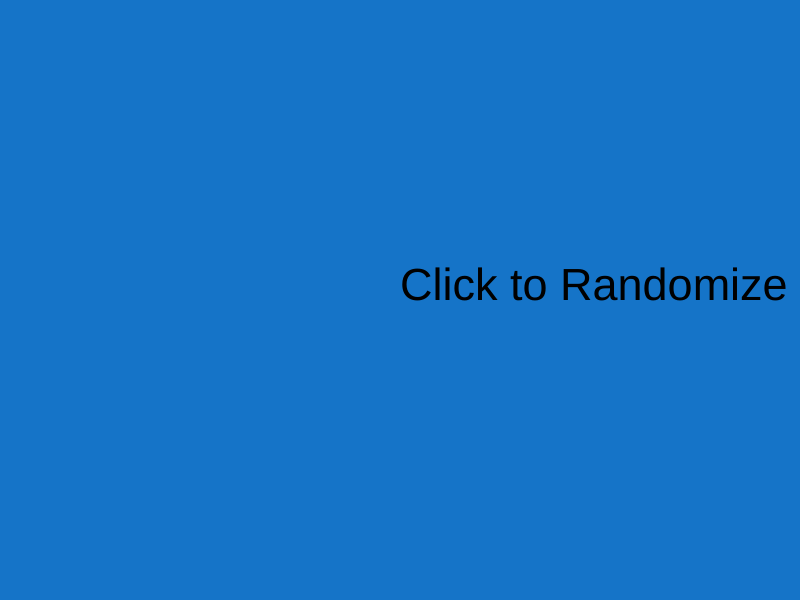
Frame 1 (no input)
Frame 60 (no input): identical to frame 1, image omitted
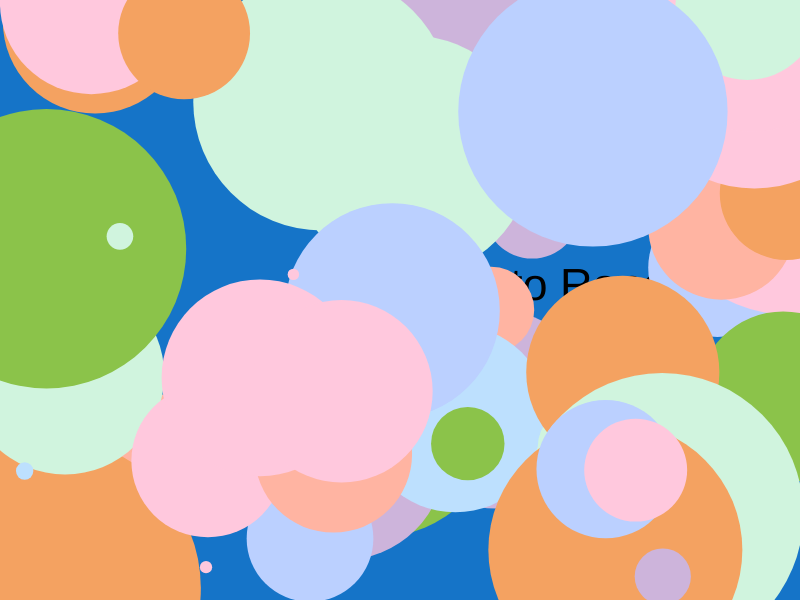
Frame 120 (the mouse pressed at the canvas centre since frame 60)

The p5.js sketch that drew these frames (run headless with seeded random() and noise() and a simulated clock; from frame 60 on, the mouse is pressed at the canvas centre):

// p5.js sketch
// ── sketch.js
//Boba Milkteas
let milkteas = [{
  name: "Brown sugar boba milktea",
  color: "brown and black"
}, {
  name:"Matcha latte",
  color:"green"
}, {
  name: "Thai tea",
  color: "orange"
}, {
  name: "Fruit tea",
  color:"rainbow color"
}];

let colorful = ["#cdb4db","#ffc8dd","#8BC34A", "#f4a261", "#bde0fe", "#ffc8dd","#ffb4a2","#bbd0ff", "#d0f4de"];

let randomIndex;

// let counter = 0

let animating = false;

function setup(){
  createCanvas(displayWidth,displayHeight);
  background(21,116,200);
  textSize(45);

  text("Click to Randomize", width/2, height/2);

  // setTimeout(changeBackground,2000);
//console.log("initial array is")
//console.log(milkteas);

//milkteas.pop();
//console.log("array after pop");
//console.log(milkteas);

//milkteas.push("oolong"):
//console.log("array after push")
//console.log(milkteas);

//milkteas.shift();
//console.log("array after shift");
//console.log(milkteas);

//milkteas.unshift("oolong"):
//console.log("array after unshift")
//console.log(milkteas);

// console.log(milkteas[1].color);

// console.log(milkteas[randomIndex].name);
// console.log(milkteas);
}

function draw(){
  if(animating == true){
    noStroke();
    fill(random(colorful));
    ellipse(random(width),random(height),random(10,300));
  }
}

// function changeBackground(){
//   if (counter <= 10){
//     counter++;
//   background(random(230),random(250),random(200));
//   setTimeout(changeBackground, 2500);
// } else {
// }
// }

function randomizer(){
  animating = false;

  if (milkteas[0]){
  background(0);
  randomIndex = int(random(milkteas.length));
 text(`${milkteas[randomIndex].name}'s favourite color is ${milkteas[randomIndex].color}.`,width*0.1,height*0.2);
 // text(milkteas[randomIndex].name + "'s favourite color is " + milkteas[randomIndex].color + ".",width*0.1,height*0.2);
 milkteas.splice(randomIndex,1);
} else {
  background(0);
  text("Nothing Left!", width/2, height*0.2);
  }
}

function mousePressed(){
  animating = true;
  setTimeout(randomizer,2000);

}
